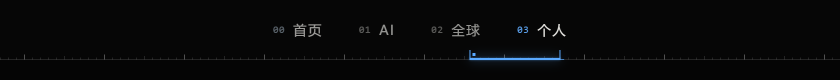
#> input picture prototype/experiments/nav/review/a-sequence-180.png, 1680 x 160 px, given in place of a-sequence-0.png, which was not available (shown at 1/2 size)
$ python build-review.py
#> lines starting #> are read from the running program, lines starting #| are printed output that depends on the picture; pictures that were not available may be replaced by others from this repository, and a replacement may not be noted
"""Compose original browser captures without changing the design or source assets."""
from pathlib import Path
from PIL import Image, ImageDraw

out = Path(__file__).resolve().parents[2] / 'prototype/experiments/nav/review'
for scheme in ['a', 'b']:
    frames = [0, 60, 120, 180, 260, 360, 520, 900]
    sheet = Image.new('RGB', (840, len(frames) * 110), '#080808')
#> sheet: PIL image 840x880 RGB; every value is 8
    draw = ImageDraw.Draw(sheet)
    for i, ms in enumerate(frames):
        src = Image.open(out / f'{scheme}-sequence-{ms}.png').convert('RGB')
#> src is the input picture: PIL image 1680x160 RGB; mean R, G, B 7.8, 8.2, 8.6
        src.thumbnail((840, 80), Image.Resampling.LANCZOS)
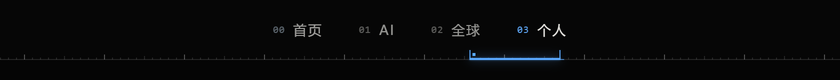
#> src: PIL image 840x80 RGB; mean R, G, B 7.8, 8.2, 8.6
        draw.text((8, i * 110 + 4), f'{scheme.upper()} | {ms} ms', fill='#aaaaaa')
        sheet.paste(src, (0, i * 110 + 24))
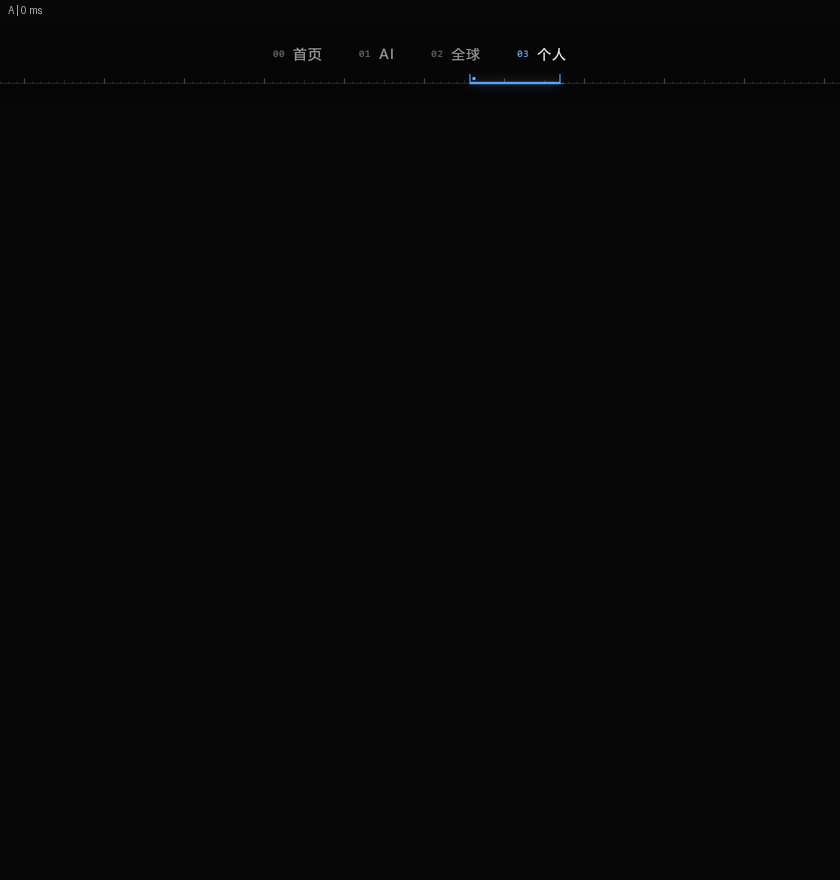
#> sheet: PIL image 840x880 RGB; mean R, G, B 8, 8, 8.1
#> (the run stopped early here; a loop or call above may not have finished)

$ run again, on prototype/experiments/nav/review/b-sequence-0.png
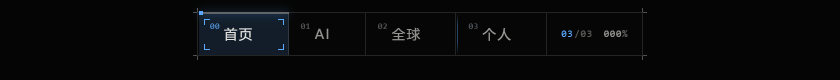
#> input picture prototype/experiments/nav/review/b-sequence-0.png, 1680 x 160 px, given in place of a-sequence-0.png, which was not available (shown at 1/2 size)
#> src is the input picture: PIL image 1680x160 RGB; mean R, G, B 8.2, 9, 9.9
#> `src.thumbnail((840, 80), Image.Resampling.LANCZOS)`:
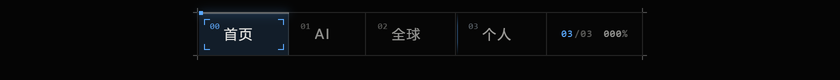
#> src: PIL image 840x80 RGB; mean R, G, B 8.2, 9, 9.9
#> `sheet.paste(src, (0, i * 110 + 24))`:
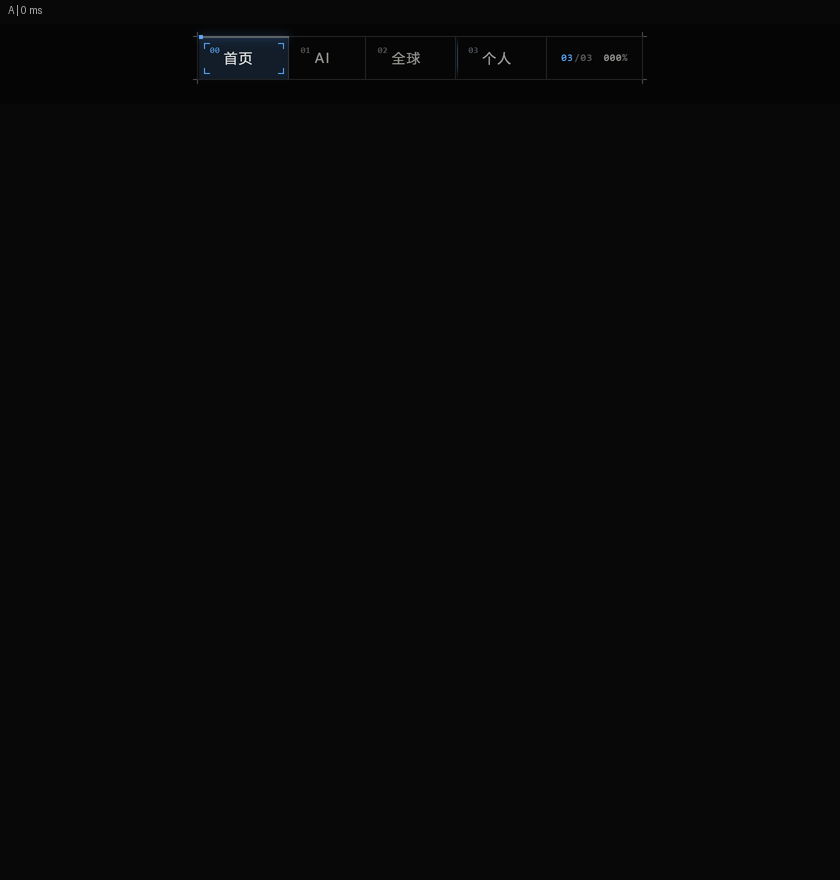
#> sheet: PIL image 840x880 RGB; mean R, G, B 8, 8.1, 8.2

$ run again, on prototype/experiments/nav/review/b-sequence-180.png
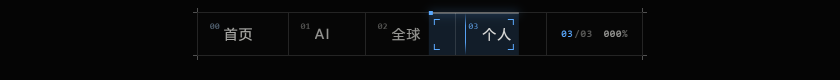
#> input picture prototype/experiments/nav/review/b-sequence-180.png, 1680 x 160 px, given in place of a-sequence-0.png, which was not available (shown at 1/2 size)
#> src is the input picture: PIL image 1680x160 RGB; mean R, G, B 8.2, 9, 9.9
#> `src.thumbnail((840, 80), Image.Resampling.LANCZOS)`:
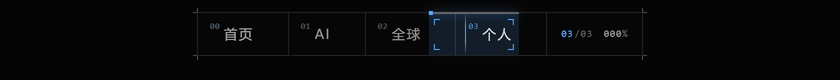
#> src: PIL image 840x80 RGB; mean R, G, B 8.2, 9, 9.9
#> `sheet.paste(src, (0, i * 110 + 24))`:
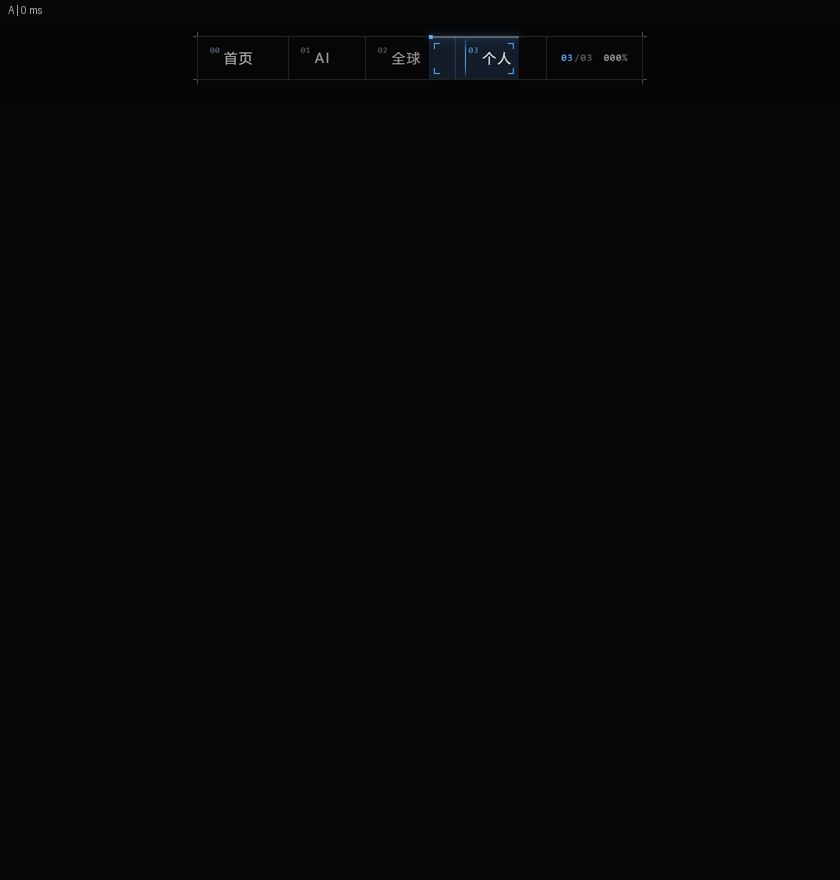
#> sheet: PIL image 840x880 RGB; mean R, G, B 8, 8.1, 8.2
